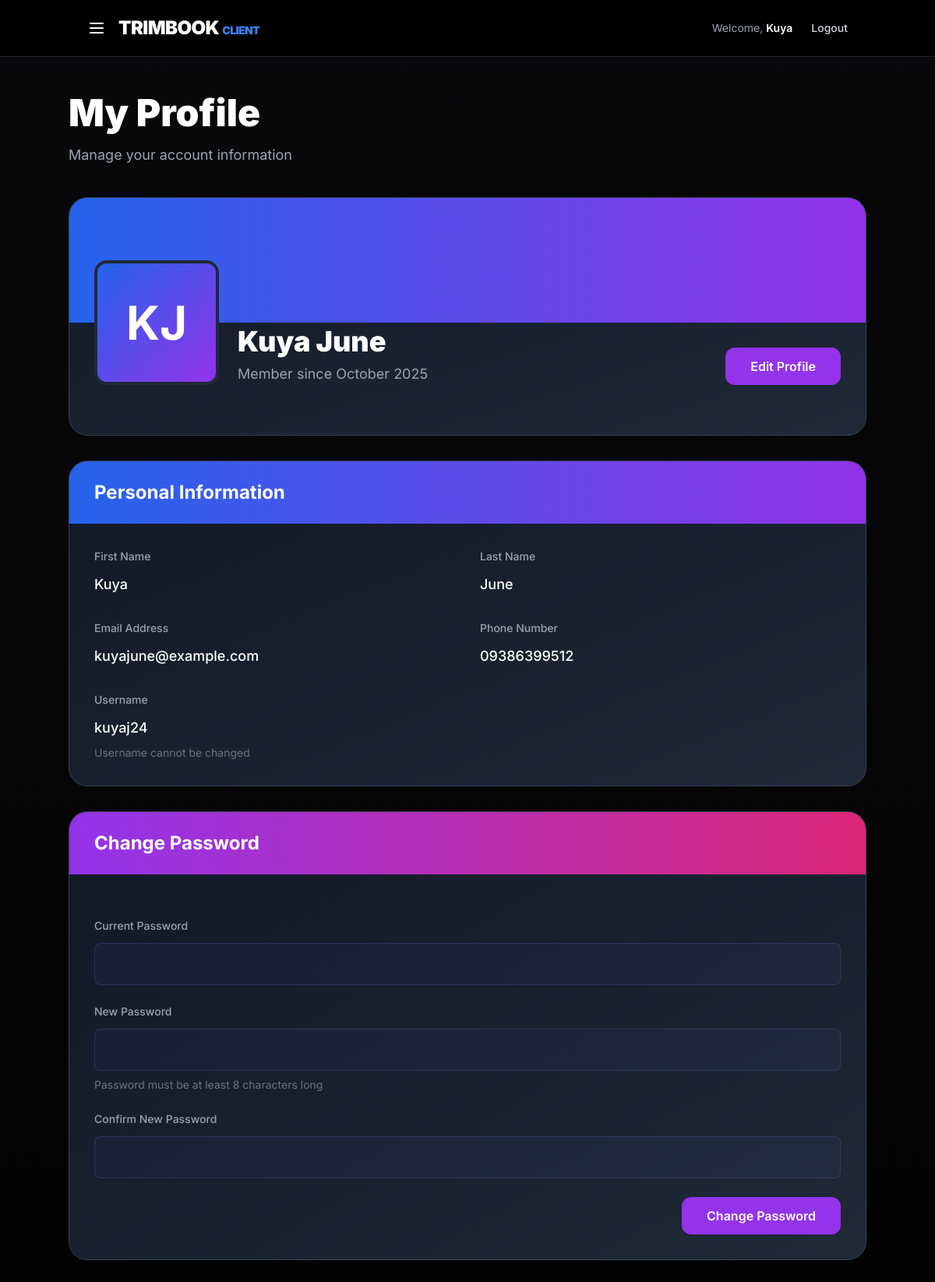
Screenshot of /dashboards/client_profile.php (signed in) with the database file from the repository.
### tables this page shows
CREATE TABLE `users` (
  `user_id` int(11) NOT NULL,
  `first_name` varchar(50) NOT NULL,
  `last_name` varchar(50) NOT NULL,
  `email` varchar(100) NOT NULL,
  `phone_no` varchar(20) DEFAULT NULL,
  `username` varchar(50) NOT NULL,
  `password` varchar(255) NOT NULL,
  `profile_photo` varchar(255) DEFAULT NULL,
  `user_type` enum('admin','barber','customer') NOT NULL,
  `created_at` timestamp NOT NULL DEFAULT current_timestamp()
);

### dashboards/client_profile.php (the view, shortened to what this page needs)
<?php
require_once '../includes/dbconfig.php';
$first_name = $_SESSION['first_name'] ?? 'Guest';
$last_name = $_SESSION['last_name'] ?? '';
$username = $_SESSION['username'] ?? 'guest';
$user_id = $_SESSION['user_id'] ?? null;
$full_name = trim($first_name . ' ' . $last_name);
$initials = strtoupper(substr($first_name, 0, 1) . substr($last_name, 0, 1));
$profile_data = [];
if ($user_id) {
    $query = "SELECT * FROM users WHERE user_id = ?";
    $stmt = $conn->prepare($query);
    $stmt->bind_param("i", $user_id);
    $stmt->execute();
    $result = $stmt->get_result();
    if ($result->num_rows > 0) {
        $profile_data = $result->fetch_assoc();
    }
}
$member_since = isset($profile_data['created_at']) ? date('F Y', strtotime($profile_data['created_at'])) : 'Unknown';
?>
<!DOCTYPE html>
<html lang="en">
<head>
  <script src="https://cdn.tailwindcss.com"></script>
</head>
<body class="bg-black text-white antialiased">
  <header class="bg-black/80 backdrop-blur-lg border-b border-gray-800">
    <nav class="container mx-auto flex justify-between items-center py-5 px-6">
      <div class="flex items-center space-x-4">
        <button onclick="toggleSidebar()" class="text-white hover:text-purple-400 transition">
          <svg class="w-6 h-6" fill="none" stroke="currentColor" viewBox="0 0 24 24">
            <path stroke-linecap="round" stroke-linejoin="round" stroke-width="2" d="M4 6h16M4 12h16M4 18h16"></path>
          </svg>
        </button>
        <a href="/trimbook/pages/homepage_loggedin.php" class="text-2xl font-black tracking-tight">TRIMBOOK <span class="text-blue-500 text-sm">CLIENT</span></a>
      </div>
      <div class="flex items-center space-x-6">
        <span class="text-gray-400 text-sm hidden md:block">Welcome, <span class="text-white font-semibold"><?= htmlspecialchars($first_name) ?></span></span>
        <button onclick="confirmLogout()" class="text-sm font-medium text-gray-300 hover:text-white transition hidden md:block">Logout</button>
      </div>
    </nav>
  </header>
  <main class="min-h-screen bg-gradient-to-b from-zinc-950 to-black py-12 px-6">
    <div class="container mx-auto max-w-5xl">
      <div class="mb-10">
        <h1 class="text-4xl md:text-5xl font-black mb-4">My Profile</h1>
        <p class="text-gray-400 text-lg">Manage your account information</p>
      </div>
      <div class="bg-gradient-to-br from-gray-900 to-gray-800 border border-gray-700 rounded-3xl overflow-hidden mb-8">
        <div class="bg-gradient-to-r from-blue-600 to-purple-600 h-40"></div>
        <div class="px-8 pb-8">
          <div class="flex flex-col md:flex-row md:items-end md:justify-between -mt-20 mb-8">
            <div class="flex items-end space-x-6">
              <div class="w-40 h-40 bg-gradient-to-br from-blue-600 to-purple-600 rounded-2xl border-4 border-gray-800 flex items-center justify-center text-6xl font-bold">
                <?= htmlspecialchars($initials) ?>
              </div>
              <div>
                <h2 class="text-4xl font-black mb-2"><?= htmlspecialchars($full_name) ?></h2>
                <p class="text-gray-400 text-lg">Member since <?= htmlspecialchars($member_since) ?></p>
              </div>
            </div>
            <button onclick="toggleEdit()" id="editBtn" class="mt-4 md:mt-0 px-8 py-3 bg-purple-600 hover:bg-purple-700 rounded-xl font-semibold transition">
              Edit Profile
            </button>
          </div>
        </div>
      </div>
      <form id="profileForm" method="POST" class="bg-gradient-to-br from-gray-900 to-gray-800 border border-gray-700 rounded-3xl overflow-hidden mb-8">
        <div class="bg-gradient-to-r from-blue-600 to-purple-600 px-8 py-6">
          <h2 class="text-2xl font-bold">Personal Information</h2>
        </div>
        <div class="p-8">
          <div class="grid grid-cols-1 md:grid-cols-2 gap-8">
            <div>
              <label class="text-gray-400 text-sm font-medium block mb-3">First Name</label>
              <div id="displayFirstName" class="text-white text-lg font-medium"><?= htmlspecialchars($profile_data['first_name'] ?? $first_name) ?></div>
            </div>
            <div>
              <label class="text-gray-400 text-sm font-medium block mb-3">Last Name</label>
              <div id="displayLastName" class="text-white text-lg font-medium"><?= htmlspecialchars($profile_data['last_name'] ?? $last_name) ?></div>
            </div>
            <div>
              <label class="text-gray-400 text-sm font-medium block mb-3">Email Address</label>
              <div id="displayEmail" class="text-white text-lg font-medium"><?= htmlspecialchars($profile_data['email'] ?? '') ?></div>
            </div>
            <div>
              <label class="text-gray-400 text-sm font-medium block mb-3">Phone Number</label>
              <div id="displayPhone" class="text-white text-lg font-medium"><?= !empty($profile_data['phone_no']) ? htmlspecialchars($profile_data['phone_no']) : '<span class="text-gray-500">Not provided</span>' ?></div>
            </div>
            <div class="md:col-span-2">
              <label class="text-gray-400 text-sm font-medium block mb-3">Username</label>
              <div class="text-white text-lg font-medium"><?= htmlspecialchars($username) ?></div>
              <p class="text-gray-500 text-sm mt-2">Username cannot be changed</p>
            </div>
          </div>
        </div>
      </form>
      <div class="bg-gradient-to-br from-gray-900 to-gray-800 border border-gray-700 rounded-3xl overflow-hidden">
        <div class="bg-gradient-to-r from-purple-600 to-pink-600 px-8 py-6">
          <h2 class="text-2xl font-bold">Change Password</h2>
        </div>
        <div class="p-8">
          <form method="POST" class="space-y-6">
            <div>
              <label class="text-gray-400 text-sm font-medium block mb-3">Current Password</label>
              <input type="password" name="current_password" class="w-full edit-input px-4 py-3 rounded-lg text-white text-lg" required />
            </div>
            <div>
              <label class="text-gray-400 text-sm font-medium block mb-3">New Password</label>
              <input type="password" name="new_password" class="w-full edit-input px-4 py-3 rounded-lg text-white text-lg" required minlength="8" />
              <p class="text-gray-500 text-sm mt-2">Password must be at least 8 characters long</p>
            </div>
            <div>
              <label class="text-gray-400 text-sm font-medium block mb-3">Confirm New Password</label>
              <input type="password" name="confirm_password" class="w-full edit-input px-4 py-3 rounded-lg text-white text-lg" required minlength="8" />
            </div>
            <div class="flex justify-end">
              <button type="submit" class="px-8 py-3 bg-purple-600 hover:bg-purple-700 rounded-xl font-semibold transition">
                Change Password
              </button>
            </div>
          </form>
        </div>
      </div>
    </div>
  </main>
</body>
</html>

### dashboards/client_profile.php (style rules this page uses)
body { font-family: 'Inter', sans-serif; }
.edit-input { background: rgba(102, 126, 234, 0.05); border: 1px solid rgba(102, 126, 234, 0.2); transition: all 0.3s ease; }

### rows the page displays
users: created_at "October 2025", first_name "Kuya", last_name "June", email "kuyajune@example.com", phone_no "09386399512"

### other values shown
$first_name "Kuya"
$initials "KJ"
$full_name "Kuya June"
$username "kuyaj24"
